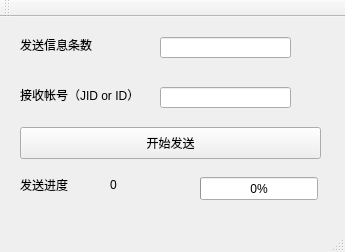
<?xml version="1.0" encoding="UTF-8"?>
<ui version="4.0">
 <class>MainWindow</class>
 <widget class="QMainWindow" name="MainWindow">
  <property name="geometry">
   <rect>
    <x>0</x>
    <y>0</y>
    <width>345</width>
    <height>252</height>
   </rect>
  </property>
  <property name="windowTitle">
   <string>MainWindow</string>
  </property>
  <widget class="QWidget" name="centralWidget">
   <widget class="QLabel" name="label">
    <property name="geometry">
     <rect>
      <x>20</x>
      <y>20</y>
      <width>91</width>
      <height>16</height>
     </rect>
    </property>
    <property name="text">
     <string>发送信息条数</string>
    </property>
   </widget>
   <widget class="QLabel" name="label_2">
    <property name="geometry">
     <rect>
      <x>20</x>
      <y>70</y>
      <width>131</width>
      <height>16</height>
     </rect>
    </property>
    <property name="text">
     <string>接收帐号（JID or ID）</string>
    </property>
   </widget>
   <widget class="QPushButton" name="pushButton">
    <property name="geometry">
     <rect>
      <x>20</x>
      <y>110</y>
      <width>301</width>
      <height>32</height>
     </rect>
    </property>
    <property name="text">
     <string>开始发送</string>
    </property>
   </widget>
   <widget class="QLineEdit" name="lineEdit">
    <property name="geometry">
     <rect>
      <x>160</x>
      <y>70</y>
      <width>131</width>
      <height>21</height>
     </rect>
    </property>
   </widget>
   <widget class="QLineEdit" name="lineEdit_2">
    <property name="geometry">
     <rect>
      <x>160</x>
      <y>20</y>
      <width>131</width>
      <height>21</height>
     </rect>
    </property>
   </widget>
   <widget class="QProgressBar" name="progressBar">
    <property name="geometry">
     <rect>
      <x>200</x>
      <y>160</y>
      <width>118</width>
      <height>23</height>
     </rect>
    </property>
    <property name="value">
     <number>0</number>
    </property>
   </widget>
   <widget class="QLabel" name="label_3">
    <property name="geometry">
     <rect>
      <x>110</x>
      <y>160</y>
      <width>59</width>
      <height>16</height>
     </rect>
    </property>
    <property name="text">
     <string>0</string>
    </property>
   </widget>
   <widget class="QLabel" name="label_4">
    <property name="geometry">
     <rect>
      <x>20</x>
      <y>160</y>
      <width>59</width>
      <height>16</height>
     </rect>
    </property>
    <property name="text">
     <string>发送进度</string>
    </property>
   </widget>
  </widget>
  <widget class="QMenuBar" name="menuBar">
   <property name="geometry">
    <rect>
     <x>0</x>
     <y>0</y>
     <width>345</width>
     <height>22</height>
    </rect>
   </property>
  </widget>
  <widget class="QToolBar" name="mainToolBar">
   <attribute name="toolBarArea">
    <enum>TopToolBarArea</enum>
   </attribute>
   <attribute name="toolBarBreak">
    <bool>false</bool>
   </attribute>
  </widget>
  <widget class="QStatusBar" name="statusBar"/>
 </widget>
 <layoutdefault spacing="6" margin="11"/>
 <resources/>
 <connections/>
</ui>
